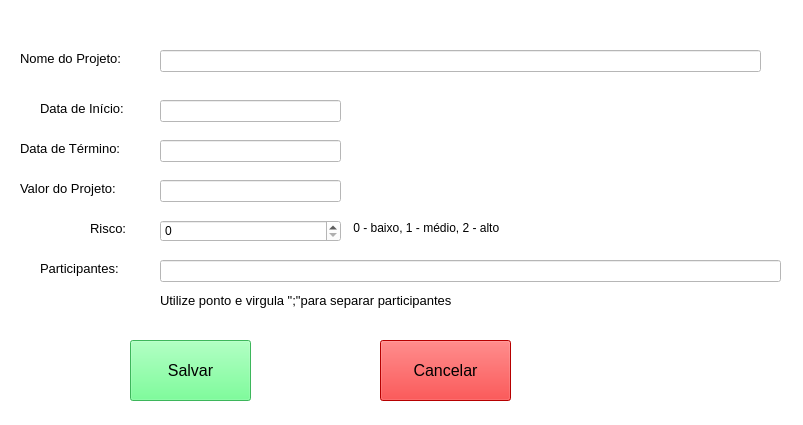
<?xml version="1.0" encoding="UTF-8"?>
<ui version="4.0">
 <class>Form</class>
 <widget class="QWidget" name="Form">
  <property name="geometry">
   <rect>
    <x>0</x>
    <y>0</y>
    <width>803</width>
    <height>425</height>
   </rect>
  </property>
  <property name="windowTitle">
   <string>Form</string>
  </property>
  <property name="styleSheet">
   <string notr="true">background-color: rgb(255, 255, 255);</string>
  </property>
  <widget class="QLineEdit" name="edtNome">
   <property name="geometry">
    <rect>
     <x>160</x>
     <y>50</y>
     <width>601</width>
     <height>22</height>
    </rect>
   </property>
   <property name="font">
    <font>
     <pointsize>10</pointsize>
    </font>
   </property>
   <property name="text">
    <string/>
   </property>
  </widget>
  <widget class="QLabel" name="label">
   <property name="geometry">
    <rect>
     <x>20</x>
     <y>50</y>
     <width>131</width>
     <height>16</height>
    </rect>
   </property>
   <property name="font">
    <font>
     <pointsize>10</pointsize>
    </font>
   </property>
   <property name="text">
    <string>Nome do Projeto:</string>
   </property>
  </widget>
  <widget class="QLabel" name="label_2">
   <property name="geometry">
    <rect>
     <x>40</x>
     <y>260</y>
     <width>111</width>
     <height>16</height>
    </rect>
   </property>
   <property name="font">
    <font>
     <pointsize>10</pointsize>
    </font>
   </property>
   <property name="text">
    <string>Participantes:</string>
   </property>
  </widget>
  <widget class="QLabel" name="label_3">
   <property name="geometry">
    <rect>
     <x>40</x>
     <y>100</y>
     <width>121</width>
     <height>16</height>
    </rect>
   </property>
   <property name="font">
    <font>
     <pointsize>10</pointsize>
    </font>
   </property>
   <property name="text">
    <string>Data de Início:</string>
   </property>
  </widget>
  <widget class="QLabel" name="label_4">
   <property name="geometry">
    <rect>
     <x>20</x>
     <y>140</y>
     <width>131</width>
     <height>16</height>
    </rect>
   </property>
   <property name="font">
    <font>
     <pointsize>10</pointsize>
    </font>
   </property>
   <property name="text">
    <string>Data de Término:</string>
   </property>
  </widget>
  <widget class="QLabel" name="label_5">
   <property name="geometry">
    <rect>
     <x>20</x>
     <y>180</y>
     <width>131</width>
     <height>16</height>
    </rect>
   </property>
   <property name="font">
    <font>
     <pointsize>10</pointsize>
    </font>
   </property>
   <property name="text">
    <string>Valor do Projeto:</string>
   </property>
  </widget>
  <widget class="QLabel" name="label_6">
   <property name="geometry">
    <rect>
     <x>90</x>
     <y>220</y>
     <width>55</width>
     <height>16</height>
    </rect>
   </property>
   <property name="font">
    <font>
     <pointsize>10</pointsize>
    </font>
   </property>
   <property name="text">
    <string>Risco:</string>
   </property>
  </widget>
  <widget class="QLineEdit" name="edtInicio">
   <property name="geometry">
    <rect>
     <x>160</x>
     <y>100</y>
     <width>181</width>
     <height>22</height>
    </rect>
   </property>
   <property name="font">
    <font>
     <pointsize>10</pointsize>
    </font>
   </property>
   <property name="text">
    <string/>
   </property>
  </widget>
  <widget class="QLineEdit" name="edtFim">
   <property name="geometry">
    <rect>
     <x>160</x>
     <y>140</y>
     <width>181</width>
     <height>22</height>
    </rect>
   </property>
   <property name="font">
    <font>
     <pointsize>10</pointsize>
    </font>
   </property>
   <property name="text">
    <string/>
   </property>
  </widget>
  <widget class="QLineEdit" name="edtValor">
   <property name="geometry">
    <rect>
     <x>160</x>
     <y>180</y>
     <width>181</width>
     <height>22</height>
    </rect>
   </property>
   <property name="font">
    <font>
     <pointsize>10</pointsize>
    </font>
   </property>
   <property name="text">
    <string/>
   </property>
  </widget>
  <widget class="QLineEdit" name="edtIntegrantes">
   <property name="geometry">
    <rect>
     <x>160</x>
     <y>260</y>
     <width>621</width>
     <height>22</height>
    </rect>
   </property>
   <property name="font">
    <font>
     <pointsize>10</pointsize>
    </font>
   </property>
   <property name="text">
    <string/>
   </property>
  </widget>
  <widget class="QPushButton" name="btSave">
   <property name="geometry">
    <rect>
     <x>130</x>
     <y>340</y>
     <width>121</width>
     <height>61</height>
    </rect>
   </property>
   <property name="font">
    <font>
     <pointsize>12</pointsize>
    </font>
   </property>
   <property name="styleSheet">
    <string notr="true">background-color: rgb(85, 255, 127);</string>
   </property>
   <property name="text">
    <string>Salvar</string>
   </property>
  </widget>
  <widget class="QPushButton" name="btCancel">
   <property name="geometry">
    <rect>
     <x>380</x>
     <y>340</y>
     <width>131</width>
     <height>61</height>
    </rect>
   </property>
   <property name="font">
    <font>
     <pointsize>12</pointsize>
    </font>
   </property>
   <property name="styleSheet">
    <string notr="true">background-color: rgb(255, 0, 0);</string>
   </property>
   <property name="text">
    <string>Cancelar</string>
   </property>
  </widget>
  <widget class="QLabel" name="label_7">
   <property name="geometry">
    <rect>
     <x>350</x>
     <y>220</y>
     <width>201</width>
     <height>16</height>
    </rect>
   </property>
   <property name="font">
    <font>
     <pointsize>9</pointsize>
    </font>
   </property>
   <property name="text">
    <string> 0 - baixo, 1 - médio, 2 - alto </string>
   </property>
  </widget>
  <widget class="QSpinBox" name="spRisco">
   <property name="geometry">
    <rect>
     <x>160</x>
     <y>220</y>
     <width>181</width>
     <height>22</height>
    </rect>
   </property>
   <property name="maximum">
    <number>2</number>
   </property>
  </widget>
  <widget class="QLabel" name="label_8">
   <property name="geometry">
    <rect>
     <x>160</x>
     <y>290</y>
     <width>411</width>
     <height>21</height>
    </rect>
   </property>
   <property name="font">
    <font>
     <pointsize>10</pointsize>
    </font>
   </property>
   <property name="text">
    <string>Utilize ponto e virgula &quot;;&quot;para separar participantes</string>
   </property>
  </widget>
 </widget>
 <resources/>
 <connections/>
</ui>
